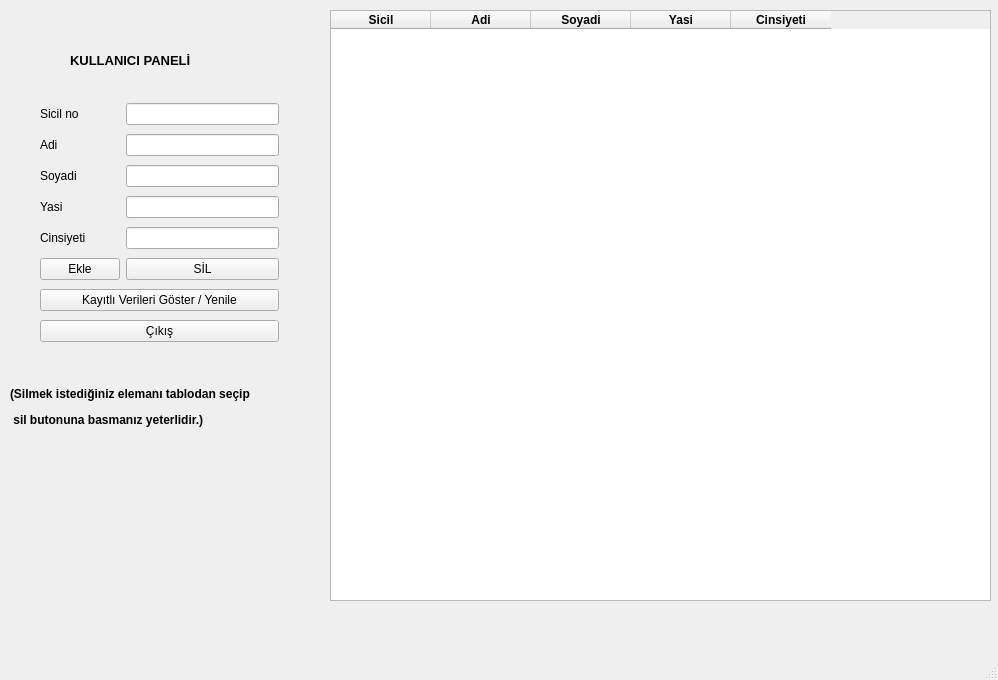
<?xml version="1.0" encoding="UTF-8"?>
<ui version="4.0">
 <class>MainWindow</class>
 <widget class="QMainWindow" name="MainWindow">
  <property name="geometry">
   <rect>
    <x>0</x>
    <y>0</y>
    <width>998</width>
    <height>680</height>
   </rect>
  </property>
  <property name="minimumSize">
   <size>
    <width>998</width>
    <height>680</height>
   </size>
  </property>
  <property name="maximumSize">
   <size>
    <width>998</width>
    <height>680</height>
   </size>
  </property>
  <property name="windowTitle">
   <string>MainWindow</string>
  </property>
  <property name="windowIcon">
   <iconset>
    <normaloff>icons/Database-Inactive-icon.png</normaloff>icons/Database-Inactive-icon.png</iconset>
  </property>
  <property name="autoFillBackground">
   <bool>false</bool>
  </property>
  <property name="styleSheet">
   <string notr="true">#MainWindow{
border-image: url(:/rs/icons/pexels-dids-1382902.jpg);
}</string>
  </property>
  <widget class="QWidget" name="centralwidget">
   <property name="autoFillBackground">
    <bool>false</bool>
   </property>
   <property name="styleSheet">
    <string notr="true">#centralwidget{
border-image: url(:/rs/icons/pexels-dids-1382902.jpg);
}</string>
   </property>
   <widget class="QLabel" name="label">
    <property name="geometry">
     <rect>
      <x>540</x>
      <y>620</y>
      <width>241</width>
      <height>21</height>
     </rect>
    </property>
    <property name="styleSheet">
     <string notr="true">font: 75 10pt &quot;MS Shell Dlg 2&quot;;</string>
    </property>
    <property name="text">
     <string/>
    </property>
   </widget>
   <widget class="QTableWidget" name="tableWidget">
    <property name="geometry">
     <rect>
      <x>330</x>
      <y>10</y>
      <width>661</width>
      <height>591</height>
     </rect>
    </property>
    <property name="rowCount">
     <number>0</number>
    </property>
    <column>
     <property name="text">
      <string>Sicil</string>
     </property>
     <property name="font">
      <font>
       <weight>75</weight>
       <bold>true</bold>
      </font>
     </property>
    </column>
    <column>
     <property name="text">
      <string>Adi</string>
     </property>
     <property name="font">
      <font>
       <weight>75</weight>
       <bold>true</bold>
      </font>
     </property>
    </column>
    <column>
     <property name="text">
      <string>Soyadi</string>
     </property>
     <property name="font">
      <font>
       <weight>75</weight>
       <bold>true</bold>
      </font>
     </property>
    </column>
    <column>
     <property name="text">
      <string>Yasi</string>
     </property>
     <property name="font">
      <font>
       <weight>75</weight>
       <bold>true</bold>
      </font>
     </property>
    </column>
    <column>
     <property name="text">
      <string>Cinsiyeti</string>
     </property>
     <property name="font">
      <font>
       <weight>75</weight>
       <bold>true</bold>
      </font>
     </property>
    </column>
   </widget>
   <widget class="QLabel" name="kytsilndi">
    <property name="geometry">
     <rect>
      <x>520</x>
      <y>500</y>
      <width>301</width>
      <height>16</height>
     </rect>
    </property>
    <property name="text">
     <string/>
    </property>
   </widget>
   <widget class="QLabel" name="label_5">
    <property name="geometry">
     <rect>
      <x>10</x>
      <y>380</y>
      <width>321</width>
      <height>81</height>
     </rect>
    </property>
    <property name="styleSheet">
     <string notr="true">
font: 7pt &quot;MS Shell Dlg 2&quot;;</string>
    </property>
    <property name="text">
     <string>&lt;!DOCTYPE HTML PUBLIC &quot;-//W3C//DTD HTML 4.0//EN&quot; &quot;http://www.w3.org/TR/REC-html40/strict.dtd&quot;&gt;
&lt;html&gt;&lt;head&gt;&lt;meta name=&quot;qrichtext&quot; content=&quot;1&quot; /&gt;&lt;style type=&quot;text/css&quot;&gt;
p, li { white-space: pre-wrap; }
&lt;/style&gt;&lt;/head&gt;&lt;body style=&quot; font-family:'MS Shell Dlg 2'; font-size:7pt; font-weight:400; font-style:normal;&quot;&gt;
&lt;p style=&quot; margin-top:12px; margin-bottom:12px; margin-left:0px; margin-right:0px; -qt-block-indent:0; text-indent:0px;&quot;&gt;&lt;span style=&quot; font-size:9pt; font-weight:600;&quot;&gt;(Silmek istediğiniz elemanı tablodan seçip&lt;/span&gt;&lt;/p&gt;
&lt;p style=&quot; margin-top:12px; margin-bottom:12px; margin-left:0px; margin-right:0px; -qt-block-indent:0; text-indent:0px;&quot;&gt;&lt;span style=&quot; font-size:9pt; font-weight:600;&quot;&gt; sil butonuna basmanız yeterlidir.)&lt;/span&gt;&lt;/p&gt;
&lt;p style=&quot;-qt-paragraph-type:empty; margin-top:12px; margin-bottom:12px; margin-left:0px; margin-right:0px; -qt-block-indent:0; text-indent:0px; font-size:9pt; font-weight:600;&quot;&gt;&lt;br /&gt;&lt;/p&gt;&lt;/body&gt;&lt;/html&gt;</string>
    </property>
   </widget>
   <widget class="QWidget" name="layoutWidget">
    <property name="geometry">
     <rect>
      <x>40</x>
      <y>100</y>
      <width>239</width>
      <height>247</height>
     </rect>
    </property>
    <layout class="QGridLayout" name="gridLayout">
     <item row="5" column="0">
      <widget class="QPushButton" name="eklebuton">
       <property name="focusPolicy">
        <enum>Qt::NoFocus</enum>
       </property>
       <property name="text">
        <string>Ekle</string>
       </property>
       <property name="icon">
        <iconset>
         <normaloff>icons/ok-icon.png</normaloff>icons/ok-icon.png</iconset>
       </property>
       <property name="checkable">
        <bool>false</bool>
       </property>
       <property name="checked">
        <bool>false</bool>
       </property>
       <property name="autoDefault">
        <bool>false</bool>
       </property>
       <property name="default">
        <bool>false</bool>
       </property>
       <property name="flat">
        <bool>false</bool>
       </property>
      </widget>
     </item>
     <item row="0" column="1">
      <widget class="QLineEdit" name="txtsicil">
       <property name="contextMenuPolicy">
        <enum>Qt::DefaultContextMenu</enum>
       </property>
      </widget>
     </item>
     <item row="1" column="0">
      <widget class="QLabel" name="labeladi">
       <property name="text">
        <string>Adi</string>
       </property>
      </widget>
     </item>
     <item row="1" column="1">
      <widget class="QLineEdit" name="txtadi">
       <property name="contextMenuPolicy">
        <enum>Qt::DefaultContextMenu</enum>
       </property>
      </widget>
     </item>
     <item row="2" column="1">
      <widget class="QLineEdit" name="txtsoyadi">
       <property name="focusPolicy">
        <enum>Qt::StrongFocus</enum>
       </property>
       <property name="contextMenuPolicy">
        <enum>Qt::DefaultContextMenu</enum>
       </property>
      </widget>
     </item>
     <item row="3" column="0">
      <widget class="QLabel" name="labelyasi">
       <property name="text">
        <string>Yasi</string>
       </property>
      </widget>
     </item>
     <item row="5" column="1">
      <widget class="QPushButton" name="silbuton">
       <property name="text">
        <string>SİL</string>
       </property>
       <property name="icon">
        <iconset>
         <normaloff>icons/no-icon.png</normaloff>icons/no-icon.png</iconset>
       </property>
      </widget>
     </item>
     <item row="6" column="0" colspan="2">
      <widget class="QPushButton" name="listele_buton">
       <property name="text">
        <string>Kayıtlı Verileri Göster / Yenile</string>
       </property>
       <property name="icon">
        <iconset>
         <normaloff>icons/Actions-view-refresh-icon.png</normaloff>icons/Actions-view-refresh-icon.png</iconset>
       </property>
      </widget>
     </item>
     <item row="7" column="0" colspan="2">
      <widget class="QPushButton" name="cikis">
       <property name="text">
        <string>Çıkış</string>
       </property>
      </widget>
     </item>
     <item row="4" column="1">
      <widget class="QLineEdit" name="txtcins">
       <property name="contextMenuPolicy">
        <enum>Qt::DefaultContextMenu</enum>
       </property>
      </widget>
     </item>
     <item row="2" column="0">
      <widget class="QLabel" name="labelsoyadi">
       <property name="text">
        <string>Soyadi</string>
       </property>
      </widget>
     </item>
     <item row="3" column="1">
      <widget class="QLineEdit" name="txtyasi">
       <property name="contextMenuPolicy">
        <enum>Qt::DefaultContextMenu</enum>
       </property>
      </widget>
     </item>
     <item row="4" column="0">
      <widget class="QLabel" name="labelcins">
       <property name="text">
        <string>Cinsiyeti</string>
       </property>
      </widget>
     </item>
     <item row="0" column="0">
      <widget class="QLabel" name="labelsicil">
       <property name="text">
        <string>Sicil no</string>
       </property>
      </widget>
     </item>
    </layout>
   </widget>
   <widget class="QLabel" name="label_2">
    <property name="geometry">
     <rect>
      <x>70</x>
      <y>40</y>
      <width>191</width>
      <height>41</height>
     </rect>
    </property>
    <property name="font">
     <font>
      <pointsize>10</pointsize>
      <weight>75</weight>
      <bold>true</bold>
     </font>
    </property>
    <property name="text">
     <string>KULLANICI PANELİ</string>
    </property>
   </widget>
  </widget>
  <widget class="QMenuBar" name="menubar">
   <property name="geometry">
    <rect>
     <x>0</x>
     <y>0</y>
     <width>998</width>
     <height>26</height>
    </rect>
   </property>
  </widget>
  <widget class="QStatusBar" name="statusbar"/>
 </widget>
 <resources>
  <include location="resim.qrc"/>
 </resources>
 <connections/>
</ui>
